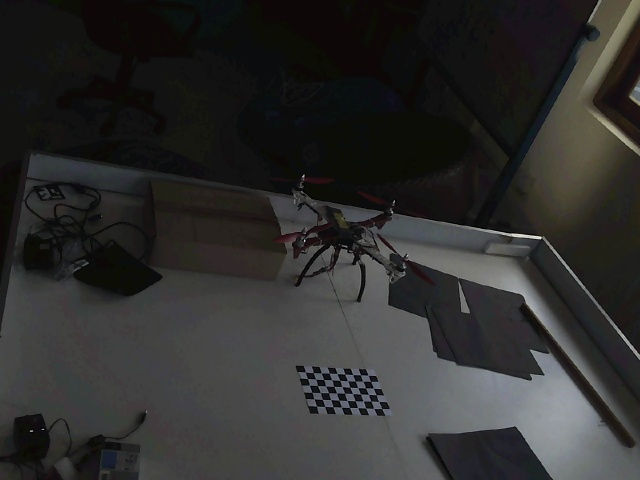
#> input picture greenlightloca/stereo_calib_images/left_0.jpg, 640 x 480 px; its folder holds only this picture in this run
$ python intrinsic_cal.py
#> lines starting #> are read from the running program, lines starting #| are printed output that depends on the picture; after the words box and inside, x2 and y2 are one past the last pixel; in counts of white or black regions, pixels touching at a corner belong together
import cv2
import numpy as np
import glob
import os

# =========================================================
# SETTINGS
# =========================================================

# Number of INNER corners in the checkerboard
# Example: if board has 10 x 7 squares, inner corners are 9 x 6
CHECKERBOARD = (9, 6)   # change this

# Real size of one square edge
# Use mm, cm, or m consistently
SQUARE_SIZE = 23.0      # change this if needed

# Folder containing calibration images
BASE_DIR = os.path.dirname(os.path.abspath(__file__))
IMAGE_FOLDER = os.path.join(BASE_DIR, "stereo_calib_images")

# File patterns
LEFT_PATTERN = "left_*.jpg"
RIGHT_PATTERN = "right_*.jpg"

# Corner refinement criteria
CRITERIA = (
    cv2.TERM_CRITERIA_EPS + cv2.TERM_CRITERIA_MAX_ITER,
    30,
    0.001
)

# Show detected corners while processing
SHOW_CORNERS = True


# =========================================================
# PREPARE 3D OBJECT POINTS
# =========================================================

def create_checkerboard_points(checkerboard_size, square_size):
    objp = np.zeros((checkerboard_size[0] * checkerboard_size[1], 3), np.float32)
    objp[:, :2] = np.mgrid[0:checkerboard_size[0], 0:checkerboard_size[1]].T.reshape(-1, 2)
    objp *= square_size
    return objp


# =========================================================
# CALIBRATION FUNCTION FOR ONE CAMERA
# =========================================================

def calibrate_single_camera(image_paths, checkerboard_size, square_size, camera_name="camera"):
#> called with checkerboard_size = (9, 6), square_size = 23, camera_name = 'left'
    objp = create_checkerboard_points(checkerboard_size, square_size)

    objpoints = []
    imgpoints = []
    image_size = None
    valid_images = []
    failed_images = []

    print(f"\n================ {camera_name.upper()} CAMERA =================")
    print(f"Found {len(image_paths)} images")

    if len(image_paths) == 0:
        print("No images found.")
        return None

    for fname in sorted(image_paths):
        img = cv2.imread(fname)
#> img is the input picture: shape (480, 640, 3); mean B, G, R 45.2, 46.2, 46.5

        if img is None:
            print(f"Could not read: {fname}")
            failed_images.append(fname)
            continue

        gray = cv2.cvtColor(img, cv2.COLOR_BGR2GRAY)

        if image_size is None:
            image_size = gray.shape[::-1]
#> image_size = (640, 480)

        ret, corners = cv2.findChessboardCornersSB(
            gray,
            checkerboard_size,
            cv2.CALIB_CB_NORMALIZE_IMAGE | cv2.CALIB_CB_EXHAUSTIVE
        )
#> ret = True; corners = 54 rows, first 8: [381.7, 408.5], [373.5, 408.1], [365.6, 408], [357.7, 407.7], [349.3, 407.3], [341.2, 406.9], [333, 406.8], [324.9, 406.9]

        if ret:
            corners_refined = corners
#> corners_refined has the same summary as corners

            objpoints.append(objp)
            imgpoints.append(corners_refined)
            valid_images.append(fname)

            print(f"[OK] {os.path.basename(fname)}")

            if SHOW_CORNERS:
                vis = img.copy()
                cv2.drawChessboardCorners(vis, checkerboard_size, corners_refined, ret)
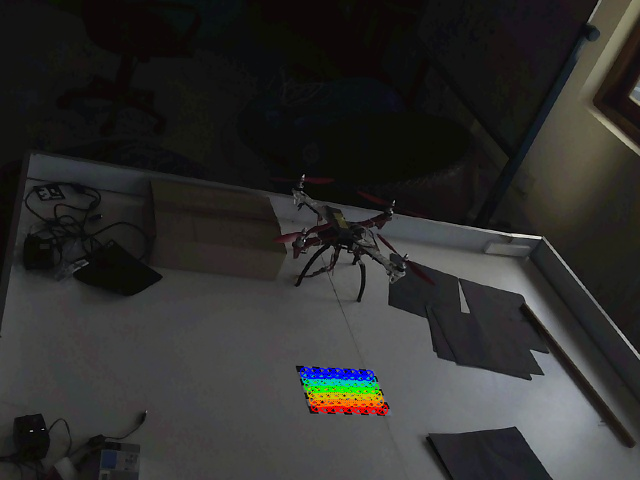
#> vis: shape (480, 640, 3); 1.09% of pixels changed, all inside (x1, y1, x2, y2) = (299, 366, 389, 416)
                cv2.imshow(f"{camera_name} corners", vis)
                cv2.waitKey(200)
        else:
            print(f"[FAIL] Checkerboard not found: {os.path.basename(fname)}")
            failed_images.append(fname)

    if SHOW_CORNERS:
        cv2.destroyAllWindows()

    if len(objpoints) < 5:
        print(f"\nNot enough valid images for {camera_name} calibration.")
        print("Use at least 5-10 good checkerboard images.")
        return None

    # Calibrate camera
    rms, camera_matrix, dist_coeffs, rvecs, tvecs = cv2.calibrateCamera(
        objpoints,
        imgpoints,
        image_size,
        None,
        None
    )

    # Compute reprojection error
    total_error = 0.0
    for i in range(len(objpoints)):
        projected_points, _ = cv2.projectPoints(
            objpoints[i],
            rvecs[i],
            tvecs[i],
            camera_matrix,
            dist_coeffs
        )
        error = cv2.norm(imgpoints[i], projected_points, cv2.NORM_L2) / len(projected_points)
        total_error += error

    mean_error = total_error / len(objpoints)

    # Print results
    print(f"\n----- {camera_name.upper()} RESULTS -----")
    print(f"Used images: {len(valid_images)} / {len(image_paths)}")
    print(f"RMS error: {rms}")
    print(f"Mean reprojection error: {mean_error}\n")

    print("Camera Matrix:")
    print(camera_matrix)

    print("\nDistortion Coefficients:")
    print(dist_coeffs)

    fx = camera_matrix[0, 0]
    fy = camera_matrix[1, 1]
    cx = camera_matrix[0, 2]
    cy = camera_matrix[1, 2]

    print("\nDerived intrinsic values:")
    print(f"fx = {fx}")
    print(f"fy = {fy}")
    print(f"cx = {cx}")
    print(f"cy = {cy}")

    return {
        "camera_matrix": camera_matrix,
        "dist_coeffs": dist_coeffs,
        "rvecs": rvecs,
        "tvecs": tvecs,
        "rms": rms,
        "mean_error": mean_error,
        "valid_images": valid_images,
        "failed_images": failed_images,
        "image_size": image_size
    }


# =========================================================
# MAIN
# =========================================================

def main():
    left_images = glob.glob(os.path.join(IMAGE_FOLDER, LEFT_PATTERN))
    right_images = glob.glob(os.path.join(IMAGE_FOLDER, RIGHT_PATTERN))

    left_result = calibrate_single_camera(
        left_images,
        CHECKERBOARD,
        SQUARE_SIZE,
        camera_name="left"
    )

    right_result = calibrate_single_camera(
        right_images,
        CHECKERBOARD,
        SQUARE_SIZE,
        camera_name="right"
    )

    # Save results
    if left_result is not None:
        np.savez(
            "left_intrinsics.npz",
            camera_matrix=left_result["camera_matrix"],
            dist_coeffs=left_result["dist_coeffs"],
            rvecs=np.array(left_result["rvecs"], dtype=object),
            tvecs=np.array(left_result["tvecs"], dtype=object),
            rms=left_result["rms"],
            mean_error=left_result["mean_error"],
            image_size=left_result["image_size"]
        )
        print("\nSaved left camera calibration to left_intrinsics.npz")

    if right_result is not None:
        np.savez(
            "right_intrinsics.npz",
            camera_matrix=right_result["camera_matrix"],
            dist_coeffs=right_result["dist_coeffs"],
            rvecs=np.array(right_result["rvecs"], dtype=object),
            tvecs=np.array(right_result["tvecs"], dtype=object),
            rms=right_result["rms"],
            mean_error=right_result["mean_error"],
            image_size=right_result["image_size"]
        )
        print("Saved right camera calibration to right_intrinsics.npz")

    if left_result is not None and right_result is not None:
        print("\n================ SUMMARY ================\n")

        print("LEFT CAMERA")
        print("K_left =")
        print(left_result["camera_matrix"])
        print("dist_left =")
        print(left_result["dist_coeffs"])

        print("\nRIGHT CAMERA")
        print("K_right =")
        print(right_result["camera_matrix"])
        print("dist_right =")
        print(right_result["dist_coeffs"])


if __name__ == "__main__":
    main()

$ run again, on greenlightloca/stereo_calib_images/left_12.jpg
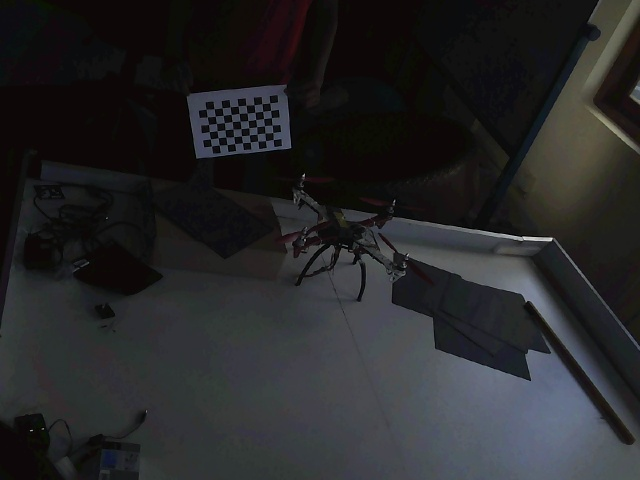
#> input picture greenlightloca/stereo_calib_images/left_12.jpg, 640 x 480 px
#> in calibrate_single_camera, img is the input picture: shape (480, 640, 3); mean B, G, R 40.4, 39, 38.7
#> ret = True; corners = 54 rows, first 8: [206, 109], [214.1, 108.8], [222.1, 107.5], [230, 107], [238.1, 105.6], [246, 105.3], [254.1, 104.3], [261.8, 103.8]
#> corners_refined has the same summary as corners
#> in calibrate_single_camera, `cv2.drawChessboardCorners(vis, checkerboard_size, corners_refined, ret)`:
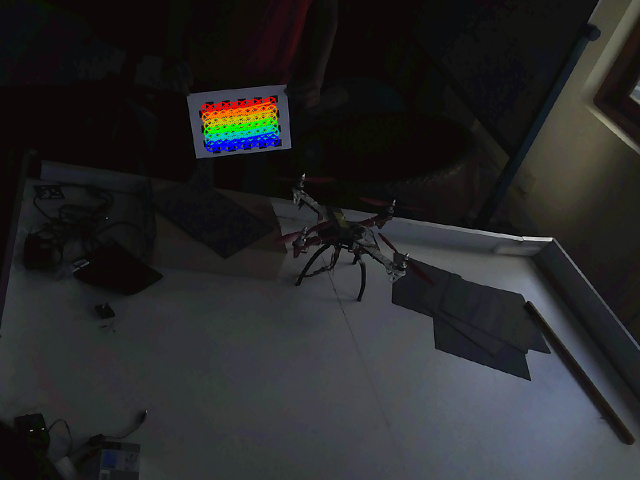
#> vis: shape (480, 640, 3); 1.17% of pixels changed, all inside (x1, y1, x2, y2) = (200, 96, 280, 153)
